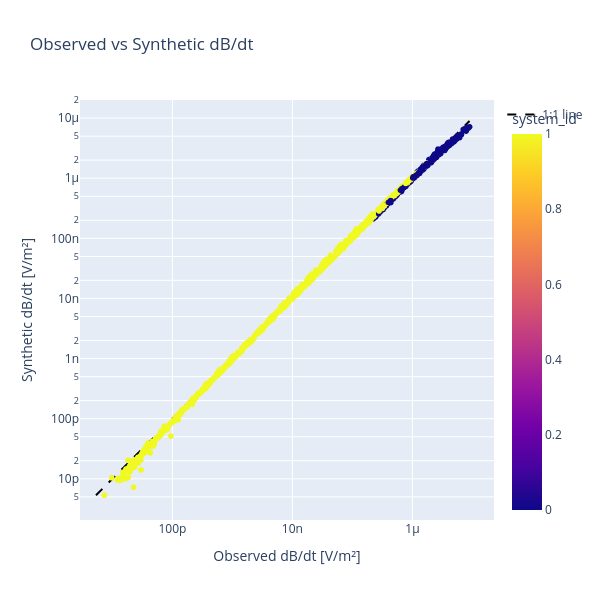

Write notebook code for a chart like this one.
### Code cell
import pandas as pd
df_res2 = pd.read_csv('inversion_results.csv', index_col=0)

import plotly.express as px
import plotly.graph_objects as go

# Create scatter plot
fig = px.scatter(
    df_res2,
    x='dbdt',
    y='dbdt_syn',
    color='system_id',  # Color by system type
    hover_data=['site_id', 'gate_id', 'time'],  # Additional info on hover
    title='Observed vs Synthetic dB/dt',
    labels={
        'dbdt': 'Observed dB/dt [V/m²]',
        'dbdt_syn': 'Synthetic dB/dt [V/m²]'
    }
)

# Add 1:1 line for reference
min_val = min(df_res['dbdt'].min(), df_res['dbdt_syn'].min())
max_val = max(df_res['dbdt'].max(), df_res['dbdt_syn'].max())

fig.add_trace(
    go.Scatter(
        x=[min_val, max_val],
        y=[min_val, max_val],
        mode='lines',
        name='1:1 line',
        line=dict(color='black', dash='dash')
    )
)

# Set log scale for both axes
fig.update_layout(
    xaxis_type="log",
    yaxis_type="log",
    width=600,
    height=600
)

fig.show()

### Figure 1 — Plotly figure (JSON) as saved in the notebook; plotly's stock layout.template omitted (floating-point values rounded to 4 significant figures; data arrays with more than 128 entries replaced by an {"elided": "..."} marker saying what was removed)
{"data": [{"customdata": {"elided": "1428x3 float values"}, "hovertemplate": "Observed dB/dt [V/m²]=%{x}<br>Synthetic dB/dt [V/m²]=%{y}<br>site_id=%{customdata[0]}<br>gate_id=%{customdata[1]}<br>time=%{customdata[2]}<br>system_id=%{marker.color}<extra></extra>", "legendgroup": "", "marker": {"color": {"elided": "1428 int values"}, "coloraxis": "coloraxis", "symbol": "circle"}, "mode": "markers", "name": "", "showlegend": false, "type": "scattergl", "x": {"elided": "1428 float values"}, "xaxis": "x", "y": {"elided": "1428 float values"}, "yaxis": "y"}, {"line": {"color": "black", "dash": "dash"}, "mode": "lines", "name": "1:1 line", "type": "scatter", "x": [5.325e-12, 8.953e-06], "y": [5.325e-12, 8.953e-06]}], "layout": {"coloraxis": {"colorbar": {"title": {"text": "system_id"}}, "colorscale": [[0, "#0d0887"], [0.1111, "#46039f"], [0.2222, "#7201a8"], [0.3333, "#9c179e"], [0.4444, "#bd3786"], [0.5556, "#d8576b"], [0.6667, "#ed7953"], [0.7778, "#fb9f3a"], [0.8889, "#fdca26"], [1, "#f0f921"]]}, "height": 600, "legend": {"tracegroupgap": 0}, "title": {"text": "Observed vs Synthetic dB/dt"}, "width": 600, "xaxis": {"anchor": "y", "domain": [0, 1], "title": {"text": "Observed dB/dt [V/m²]"}, "type": "log"}, "yaxis": {"anchor": "x", "domain": [0, 1], "title": {"text": "Synthetic dB/dt [V/m²]"}, "type": "log"}}}
